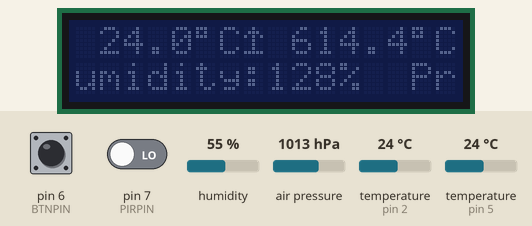
Simulated run of this sketch. Board: Arduino Uno, built with avr-gcc and run on an emulated ATmega328P. On the bench: 16×2 character LCD. Wiring (inferred from the names in the program): DHT11 sensor: data pin 2. The inputs (shaded band) are chosen by the test bench; at power-on: pin 6 (BTNPIN) LOW, pin 7 (PIRPIN) LOW, humidity 55 %, air pressure 1013 hPa, temperature (sensors on pin 2, pin 5) 24 °C.

Above: at 8.6 s.
8.7 s: pin 6 (BTNPIN) pulled HIGH for 0.15 s
At 9.3 s:
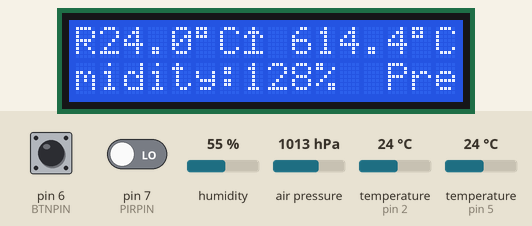
11.4 s: pin 6 (BTNPIN) pulled HIGH for 1 s
At 11.8 s:
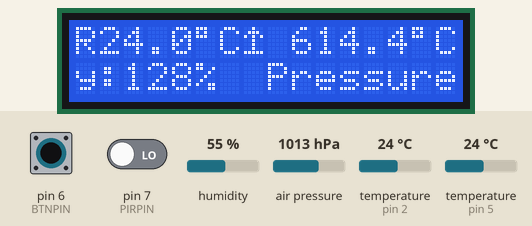
14.6 s: pin 6 (BTNPIN) pulled HIGH for 3.2 s
At 15.2 s:
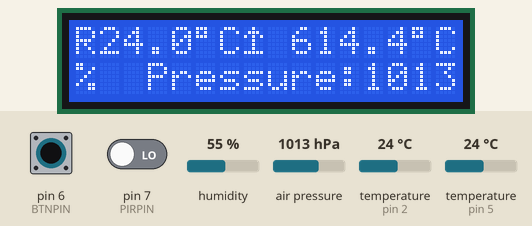
18.4 s: pin 6 (BTNPIN) pulled HIGH for 0.15 s
At 18.7 s:
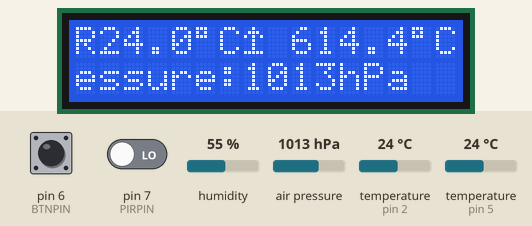
20.7 s: pin 6 (BTNPIN) pulled HIGH for 0.15 s
At 21.3 s:
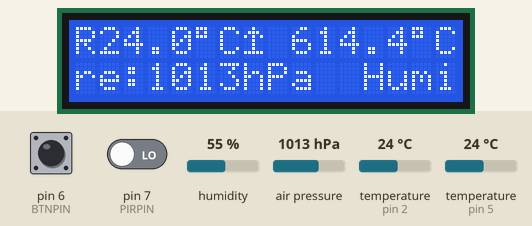
23.8 s: pin 6 (BTNPIN) pulled HIGH for 1 s
At 24.4 s:
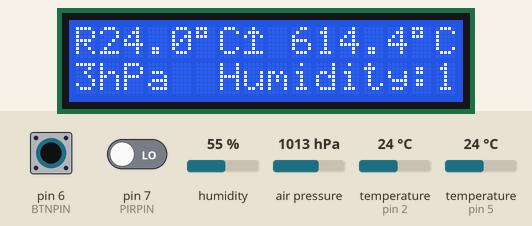

The sketch:

DHT22_DS18B20.ino
```cpp
#include <DHT.h>          // DHT11/DHT22/AM2302/RHT03
#include <LiquidCrystal_I2C.h>
#include <OneWire.h>
//#include "i2c_BMP280.h"
#include <Adafruit_BMP085.h>
#include <EtherCard.h>

#define VERSION "0.7.0"
#define DHTPIN 2          // DHT data pin
#define DSPIN 5           // DS18B20 data pin
#define BACKLIGHTPIN 3    // LCD backlight
#define BTNPIN 6          // button
#define PIRPIN 7          // PIR

LiquidCrystal_I2C lcd(0x27,2,1,0,4,5,6,7);

DHT dht;
OneWire ds(DSPIN);

//BMP280 bmp280;
Adafruit_BMP085 bmp180;

// begin ethernet configuration
// CS pin - D10
// ethernet interface mac address, must be unique on the LAN
static byte mymac[] = { 0x74,0x69,0x69,0x2D,0x30,0x31 };
static byte myip[] = { 192,168,0,100 };

byte Ethernet::buffer[500];
BufferFiller bfill;
// end ethernet configuration

/*
 * backlightPeriod    - backlight time
 * readSensorPeriod   - the frequency of reading the sensors
 * scrollSpped        - display scrolling speed
 * h_prev             - previous humidity DHT22
 * tempDHT_prev       - previous temperature from DHT22 sensor
 * tempDS_prev        - previous temperature from DS18B20 sensor
 * addr[8]            - address of DS18B20 sensor
 * stringLength       - lenghth of second line
 * positionCounter    - cursor position in second line
 * prevXXXTime        - times of last action
 * content            - second line
 */

float tempDHT_prev, tempDS_prev;
unsigned short pascal_prev;
byte addr[8], h_prev, stringLength, positionCounter=0;
unsigned short backlightPeriod=10000, readSensorPeriod=60000, scrollSpeed=400;
unsigned long prevBacklightTime=0, nowTime=0, prevSensorTime=0, prevScrollTime=0;

String content;

byte arrowUp[8] = {
  B00100,
  B01110,
  B10101,
  B00100,
  B00100,
  B00100,
  B11111,
  B00000
};
byte arrowDown[8] = {
  B11111,
  B00100,
  B00100,
  B00100,
  B10101,
  B01110,
  B00100,
  B00000
};

void setup() {
  pinMode(BTNPIN,INPUT);
  pinMode(PIRPIN,INPUT);

  lcd.begin(16,2);
  lcd.createChar(0, arrowUp);
  lcd.createChar(1, arrowDown);
  lcd.setBacklightPin(BACKLIGHTPIN,POSITIVE);
  lcd.setBacklight(1);
  lcd.backlight();

  if (ether.begin(sizeof Ethernet::buffer, mymac) == 0) {
    lcd.print(F("Failed ethernet"));
    lcd.setCursor(0,1);
    lcd.print(F("controller"));
    delay(5000);
  } else {
    lcd.print(F("Set IP:"));
    lcd.setCursor(0,1);
    lcd.print(String(myip[0])+F(".")+String(myip[1])+F(".")+String(myip[2])+F(".")+String(myip[3]));
    ether.staticSetup(myip);
    delay(3000);
    lcd.clear();
  }

  dht.setup(DHTPIN);            // DHT sensor initialization
  ds.reset_search();

  while(ds.search(addr)) {
    if (addr[0] != 0x28)
      continue;
    if (OneWire::crc8(addr, 7) != addr[7]){
      lcd.print(F("DS:CRC is not valid!"));
      delay(4000);
    }
    delay(250);
  }
  lcd.print(F("Weather Station"));
  lcd.setCursor(0,1);
  lcd.print(VERSION);
  delay(2000);
  delay(dht.getMinimumSamplingPeriod());

  /*if (bmp280.initialize())
    Serial.println("Sensor found");
  else {
    Serial.println("Sensor missing");
    while (1) {}
  }

  // onetime-measure:
  bmp280.setEnabled(0);
  bmp280.triggerMeasurement(); */

  if (!bmp180.begin()) {
    lcd.clear();
    lcd.print(F("Could not find a"));
    lcd.setCursor(0,1);
    lcd.print(F("valid BMP180."));
    delay(4000);
  }
  lcd.clear();
}

void loop(){
  /*
   * h        - humidity
   * tempDHT  - temperature form DHT
   * tempDS   - temperature form DS
   * pirPIN   - state on input PIR
   * btnPIN   - state on button
   * data     - data from DS18B20
   * type_s   - global variable from OneWire library
   */

  byte i, h, pirPin, btnPin;
  unsigned short pascal;
  float tempDHT, tempDS;
  word len, pos;

  pirPin = digitalRead(PIRPIN);
  btnPin = digitalRead(BTNPIN);

  nowTime = millis();

  if(nowTime > 10000) {
    len = ether.packetReceive();
    pos = ether.packetLoop(len);
    if(pos) {// check if valid tcp data is received
      ether.httpServerReply(homePage(h_prev,pascal_prev,tempDS_prev,tempDHT_prev));  // send web page data
    }
  }

  if(pirPin == HIGH || btnPin == HIGH){
    lcd.setBacklight(1);
    prevBacklightTime = nowTime;
  }

  if(nowTime - prevSensorTime >= readSensorPeriod || btnPin == HIGH || content.length() == 0) {
    lcd.home();
    lcd.print(F("R"));
    prevSensorTime = nowTime;

    tempDS = readDS18B20() / 16.0;
    //fahrenheit = celsius * 1.8 + 32.0;

    tempDHT = dht.getTemperature();
    h = dht.getHumidity();
    pascal = bmp180.readPressure() / 100;
    // metersold = bmp180.readAltitude();

    if(abs(tempDS-tempDS_prev)>=0.5  || abs(tempDHT-tempDHT_prev)>=0.5 || abs(h-h_prev)>=2 || abs(pascal-pascal_prev) >= 2) {
      lcd.setBacklight(1);
      prevBacklightTime = millis();
    }

    content = "Humidity:" + String(h) + "%  Pressure:" + String(pascal) + "hPa "; // Altitude: " + String(metersold) + "m";
    stringLength = content.length();

    //  clear previous temperature
    lcd.home();
    lcd.print(F("  "));
    lcd.setCursor(9,0);
    lcd.print(F(" "));
    if(tempDS <= -10)
      lcd.setCursor(0,0);
    else if(tempDS >= 10 || tempDS < 0)
      lcd.setCursor(1,0);
    else
      lcd.setCursor(2,0);

    lcd.print(tempDS,1);
    lcd.print((char)223);
    lcd.print(F("C"));
    if(tempDS > tempDS_prev)
      lcd.write((byte)0);
    else if(tempDS < tempDS_prev)
      lcd.write((byte)1);
    if(tempDHT < 10)
      lcd.setCursor(10,0);
    else
      lcd.setCursor(9,0);
    lcd.print(tempDHT,1);
    lcd.print((char)223);
    lcd.print(F("C"));
    if(tempDHT > tempDHT_prev)
      lcd.write((byte)0);
    else if(tempDHT < tempDHT_prev)
      lcd.write((byte)1);

    tempDS_prev = tempDS;
    tempDHT_prev = tempDHT;
    h_prev = h;
    pascal_prev = pascal;
  }

  // display the scrolling second line
  lcd.setCursor(0,1);
  if(nowTime - prevScrollTime >= scrollSpeed) {
    prevScrollTime = nowTime;
    if(positionCounter > stringLength-16){
      lcd.print(content.substring(positionCounter,stringLength));
      lcd.print(" ");
      lcd.print(content.substring(0,15-(stringLength-positionCounter)));
    } else {
      lcd.print(content.substring(positionCounter,16+positionCounter));
    }
    if(positionCounter == stringLength) {
      positionCounter = 0;
    } else {
      positionCounter++;
    }
  }
  // end scrolling

  if(nowTime - prevBacklightTime >= backlightPeriod) lcd.setBacklight(0);

  /*bmp280.awaitMeasurement();

  float temperature;
  bmp280.getTemperature(temperature);

  float pascal;
  bmp280.getPressure(pascal);

  static float meters, metersold;
  bmp280.getAltitude(meters);
  metersold = (metersold * 10 + meters)/11;

  bmp280.triggerMeasurement();
  Serial.println("***********************BMP 280**********************************");
  Serial.print(" HeightPT1: ");
  Serial.print(metersold);
  Serial.print(" m; Height: ");
  Serial.print(meters);
  Serial.print(" Pressure: ");
  Serial.print(pascal);
  Serial.print(" Pa; T: ");
  Serial.print(temperature);
  Serial.println(" C");

  Serial.println("***********************BMP 180**********************************");
  Serial.print("Temperature = ");
  Serial.print(bmp180.readTemperature());
  Serial.println(" *C");
  Serial.print("Pressure = ");
  Serial.print(bmp180.readPressure());
  Serial.println(" Pa");

  // Calculate altitude assuming 'standard' barometric
  // pressure of 1013.25 millibar = 101325 Pascal
  Serial.print("Altitude = ");
  Serial.print(bmp180.readAltitude());
  Serial.println(" meters");

  Serial.print("Pressure at sealevel (calculated) = ");
  Serial.print(bmp180.readSealevelPressure());
  Serial.println(" Pa");

  // you can get a more precise measurement of altitude
  // if you know the current sea level pressure which will
  // vary with weather and such. If it is 1015 millibars
  // that is equal to 101500 Pascals.
  Serial.print("Real altitude = ");
  Serial.print(bmp180.readAltitude(101500));
  Serial.println(" meters");
  Serial.println("*********************************************************");*/
}

float readDS18B20(){
  byte i, type_s, data[12];

  ds.reset();
  ds.select(addr);
  ds.write(0x44);
  // start conversion, use ds.write(0x44,1) with parasite power on at the end
  // maybe 750ms is enough, maybe not
  // we might do a ds.depower() here, but the reset will take care of it.
  delay(800);

  ds.reset();
  ds.select(addr);
  ds.write(0xBE);         // Read Scratchpad

  for (i = 0; i < 9; i++) {           // we need 9 bytes
    data[i] = ds.read();
  }

  // Convert the data to actual temperature
  // because the result is a 16 bit signed integer, it should
  // be stored to an "int16_t" type, which is always 16 bits
  // even when compiled on a 32 bit processor.
  int16_t raw = (data[1] << 8) | data[0];

  if (type_s) {
    raw = raw << 3;             // 9 bit resolution default
    if (data[7] == 0x10) {
      // "count remain" gives full 12 bit resolution
      raw = (raw & 0xFFF0) + 12 - data[6];
    }
  } else {
    byte cfg = (data[4] & 0x60);
    // at lower res, the low bits are undefined, so let's zero them
    if (cfg == 0x00) raw = raw & ~7;  // 9 bit resolution, 93.75 ms
    else if (cfg == 0x20) raw = raw & ~3; // 10 bit res, 187.5 ms
    else if (cfg == 0x40) raw = raw & ~1; // 11 bit res, 375 ms
    //// default is 12 bit resolution, 750 ms conversion time
  }
  return raw;
}

static word homePage(byte humidity, unsigned short preasure, float tempOUT, float tempIN) {
  long t = millis() / 1000;
  word h = t / 3600;
  byte m = (t / 60) % 60;
  byte s = t % 60;
  bfill = ether.tcpOffset();
  bfill.emit_p(PSTR(
    "HTTP/1.0 200 OK\r\n"
    "Content-Type: text/html\r\n"
    "Pragma: no-cache\r\n"
    "\r\n"
    "<!doctype html>"
    "<html><head><meta charset=\"UTF-8\">"
    "<meta http-equiv='refresh' content='60'>"
    "<meta name='viewport' content='width=device-width, initial-scale=1.0'>"
    "<title>Home Weather Station</title></head>"
    "<body><h1>Home Weather Station</h1><h2>Temperature - inside: <data>$T</data>&deg;C</h2><h2>Humidity - inside: <span><data>$D</data>%</h2>"
    "<h2>Temperature - outside: <data>$T</data>&deg;C</h2><h2>Preasure: <data>$D</data>hPa</h2><p>Last update: $D$D:$D$D:$D$D - <span style=\"font-size: 0.8em;\">beta</span></p>"
    "</body></html>"),
      tempIN, humidity, tempOUT, preasure, h/10, h%10, m/10, m%10, s/10, s%10);
  return bfill.position();
}
```

Measured:
- after the input at 8.7 s, the display: changes at once (image 1)
- after the input at 11.4 s, the display: changes at once (image 2)
- after the input at 14.6 s, the display: changes at once (image 3)
- after the input at 18.4 s, the display: first differs from a run without the input at once (image 4)
- after the input at 20.7 s, the display: changes at once (image 5)
- after the input at 23.8 s, the display: changes at once (image 6)
- what the display in image 0 shows lasts 0.4 s, from 8.3 s to 8.7 s
